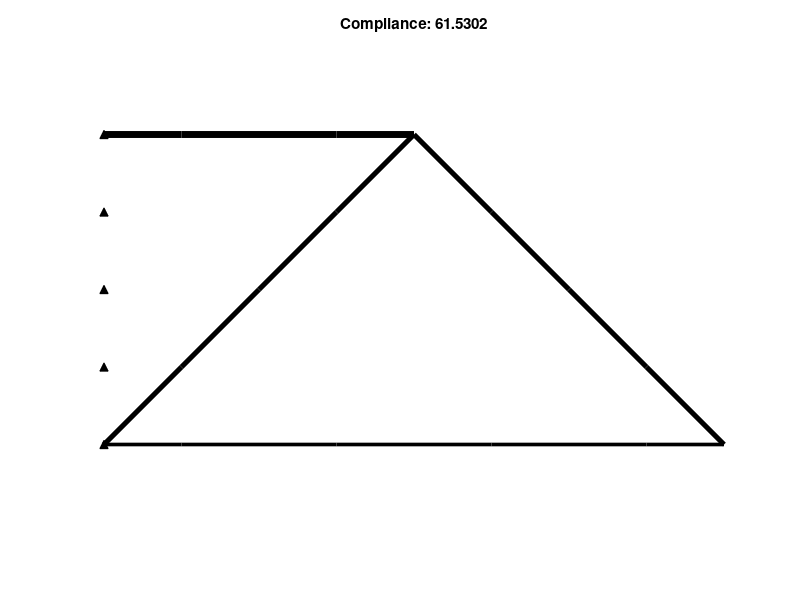

This chart was generated by the following MATLAB code:
% TỐI ƯU HÓA CẤU TRÚC GIÀN
clear; clc; close all;

%% 1. THIẾT LẬP & TẠO LƯỚI
nelx = 8; nely = 4; Vol = 0.1; E = 1; % Thông số cơ bản
[X,Y] = meshgrid(0:nelx, 0:nely); nodes = [X(:) Y(:)]; 
num_nodes = size(nodes,1);
bars = []; map = reshape(1:num_nodes, nely+1, nelx+1);

% Tạo kết nối (Ground Structure)
for i=1:nelx, for j=1:nely
    n = [map(j,i) map(j,i+1); map(j+1,i) map(j+1,i+1)];
    bars = [bars; n(1,1) n(1,2); n(2,1) n(2,2); n(1,1) n(2,1); ...
            n(1,2) n(2,2); n(1,1) n(2,2); n(2,1) n(1,2)];
end; end
bars = unique(sort(bars,2),'rows'); nb = size(bars,1);

% Tính toán hình học
d = nodes(bars(:,2),:) - nodes(bars(:,1),:);
L = sqrt(sum(d.^2,2)); C = d(:,1)./L; S = d(:,2)./L;

%% 2. FEM & TẢI TRỌNG
dofs = 2*num_nodes;
fixed = find(nodes(:,1)==0); 
free = setdiff(1:dofs, [2*fixed-1; 2*fixed]);
load_n = find(nodes(:,1)==nelx & nodes(:,2)==0);
F = sparse(2*load_n, 1, -1, dofs, 1);

% Hàm độ cứng phần tử
KeFunc = @(a,l,c,s) (E*a/l)*[c^2 c*s -c^2 -c*s; c*s s^2 -c*s -s^2; ...
                            -c^2 -c*s c^2 c*s; -c*s -s^2 c*s s^2];

%% 3. VÒNG LẶP TỐI ƯU (OPTIMALITY CRITERIA)
x = Vol*ones(nb,1); loop = 0; change = 1;
while change > 1e-6 && loop < 200
    loop = loop + 1; xold = x;
    
    % Phân tích phần tử hữu hạn
    K = sparse(dofs, dofs);
    for i=1:nb
        idx = [2*bars(i,1)-1:2*bars(i,1), 2*bars(i,2)-1:2*bars(i,2)];
        K(idx,idx) = K(idx,idx) + KeFunc(x(i), L(i), C(i), S(i));
    end
    U = zeros(dofs,1); U(free) = K(free,free) \ F(free);
    
    % Tính độ nhạy
    dc = zeros(nb,1);
    for i=1:nb
        idx = [2*bars(i,1)-1:2*bars(i,1), 2*bars(i,2)-1:2*bars(i,2)];
        dc(i) = -U(idx)' * KeFunc(1, L(i), C(i), S(i)) * U(idx);
    end
    
    % Cập nhật biến thiết kế
    l1=0; l2=1e9; move=0.2;
    while (l2-l1)/(l1+l2) > 1e-6
        lm = 0.5*(l1+l2); xnew = max(1e-9, max(x-move, min(1, min(x+move, x.*sqrt(-dc./(lm*L))))));
        if sum(xnew.*L) > Vol*sum(L), l1=lm; else, l2=lm; end
    end
    change = max(abs(xnew-x)); x = xnew;
    fprintf('Iter: %3d | Obj: %.4f | Vol: %.3f\n', loop, F'*U, sum(x.*L)/sum(L));
end

%% 4. HIỂN THỊ KẾT QUẢ
figure('Color','w'); axis equal off; hold on;
title(['Compliance: ' num2str(F'*U)]);
for i=1:nb
    if x(i) > 0.01 % Chỉ vẽ thanh có kích thước đáng kể
        plot(nodes(bars(i,:),1), nodes(bars(i,:),2), 'k', 'LineWidth', 5*x(i));
    end
end
plot(nodes(fixed,1), nodes(fixed,2), 'k^', 'MarkerFaceColor','k'); % Vẽ gối
